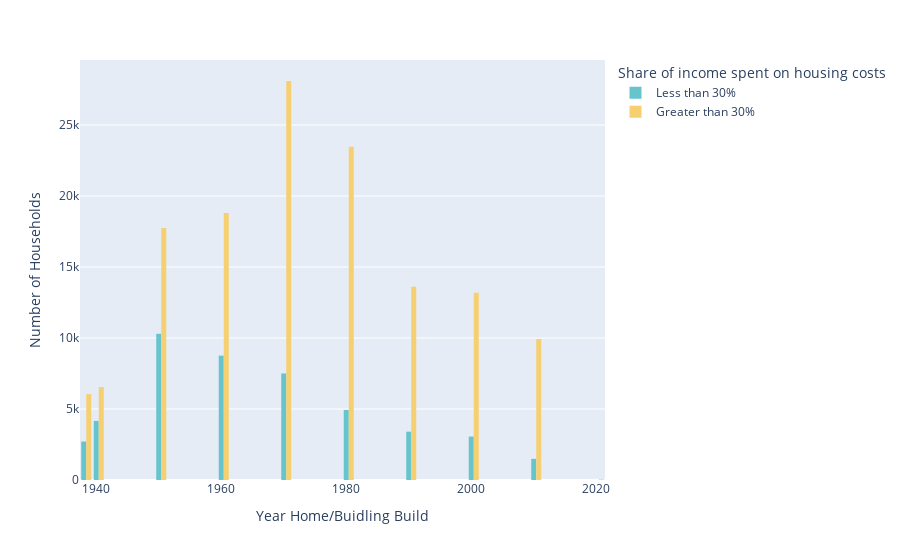

Source (notebook cell):
### Code cell
fig = px.histogram(df2, 
                   x="YRBLT", 
                   y="Number of Households",
                   color='Share of income spent on housing costs', 
                   barmode='group',
                   color_discrete_sequence=px.colors.qualitative.Pastel,
                   height=400)

fig.update_yaxes(title="Number of Households")
fig.update_xaxes(title="Year Home/Buidling Build")
fig.for_each_trace(lambda t: t.update(hovertemplate=t.hovertemplate.replace("sum of ", "")))

fig.show()

### Figure 1 — Plotly figure (JSON) as saved in the notebook; plotly's stock layout.template omitted (floating-point values rounded to 4 significant figures; data arrays with more than 128 entries replaced by an {"elided": "..."} marker saying what was removed)
{"data": [{"alignmentgroup": "True", "bingroup": "x", "histfunc": "sum", "hovertemplate": "Share of income spent on housing costs=Less than 30%<br>YRBLT=%{x}<br>Number of Households=%{y}<extra></extra>", "legendgroup": "Less than 30%", "marker": {"color": "rgb(102, 197, 204)", "pattern": {"shape": ""}}, "name": "Less than 30%", "offsetgroup": "Less than 30%", "orientation": "v", "showlegend": true, "type": "histogram", "x": {"elided": "2068 int values"}, "xaxis": "x", "y": {"elided": "2068 int values"}, "yaxis": "y"}, {"alignmentgroup": "True", "bingroup": "x", "histfunc": "sum", "hovertemplate": "Share of income spent on housing costs=Greater than 30%<br>YRBLT=%{x}<br>Number of Households=%{y}<extra></extra>", "legendgroup": "Greater than 30%", "marker": {"color": "rgb(246, 207, 113)", "pattern": {"shape": ""}}, "name": "Greater than 30%", "offsetgroup": "Greater than 30%", "orientation": "v", "showlegend": true, "type": "histogram", "x": {"elided": "5436 int values"}, "xaxis": "x", "y": {"elided": "5436 int values"}, "yaxis": "y"}], "layout": {"autosize": true, "barmode": "group", "legend": {"title": {"text": "Share of income spent on housing costs"}, "tracegroupgap": 0}, "margin": {"t": 60}, "xaxis": {"anchor": "y", "autorange": true, "domain": [0, 1], "range": [1938.0, 2022.0], "title": {"text": "Year Home/Buidling Build"}, "type": "linear"}, "yaxis": {"anchor": "x", "autorange": true, "domain": [0, 1], "range": [0, 29580.0], "title": {"text": "Number of Households"}, "type": "linear"}}}
